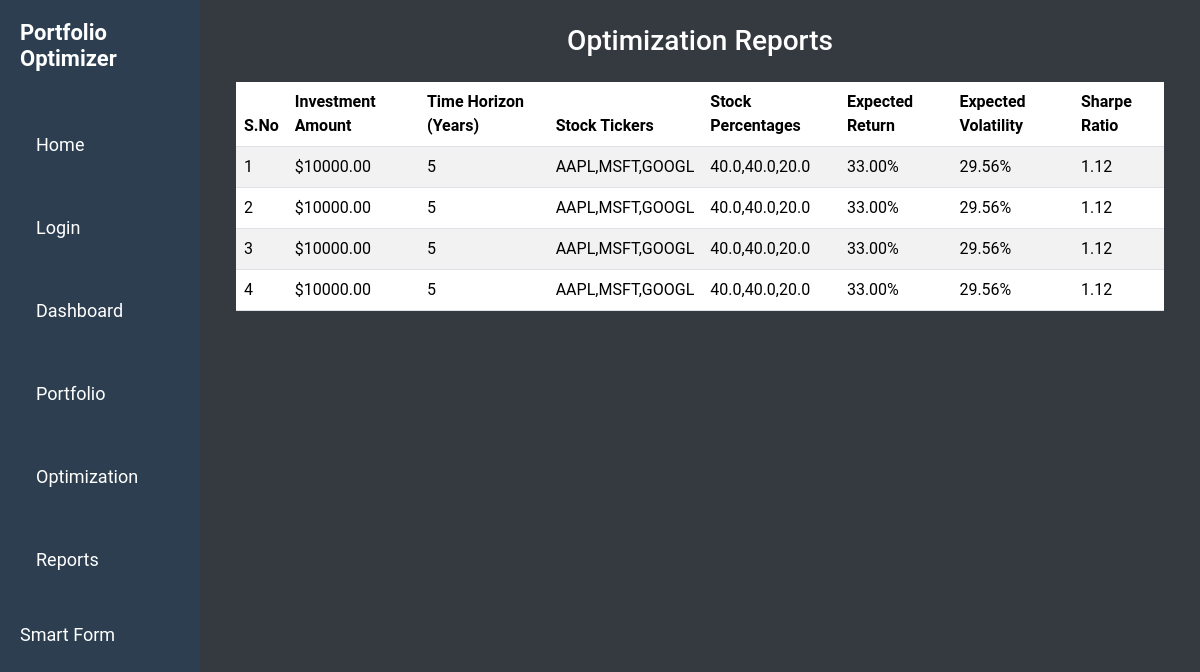
The page /reports/ on the database as committed earlier.
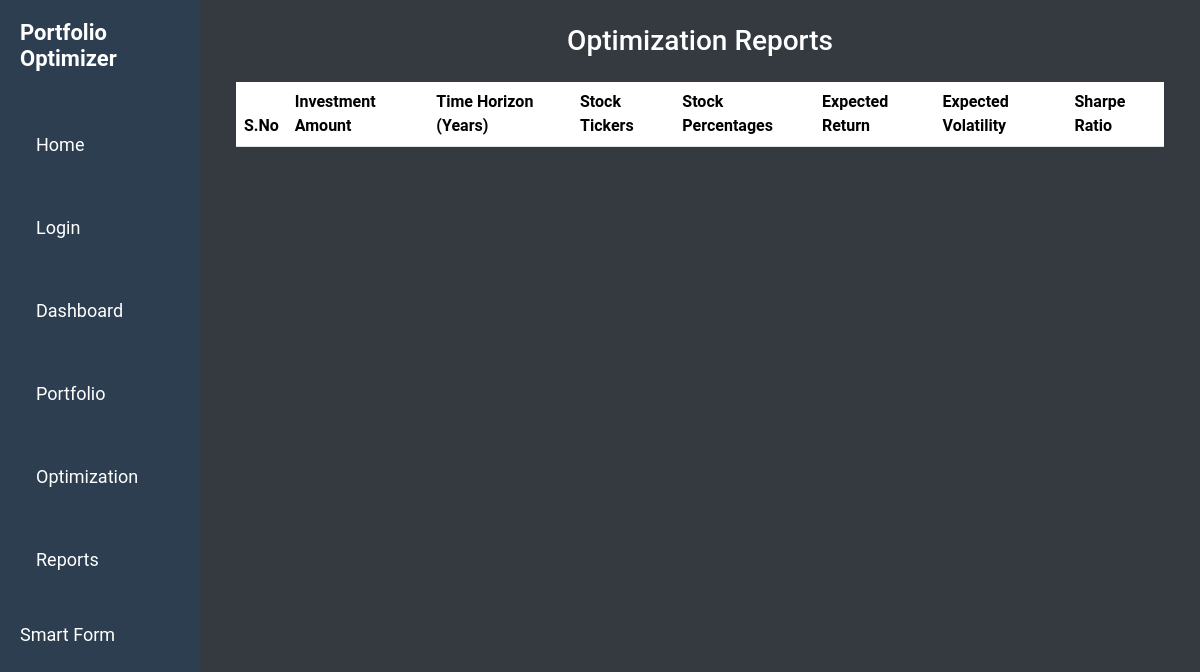
The same page on the database as committed later.
### optimizer/models.py (models this page shows, shortened)
class OptimizationReport(models.Model):
    investment_amount = models.FloatField()
    time_horizon = models.IntegerField()
    stock_tickers = models.CharField(max_length=255)  # Comma-separated string
    stock_percentages = models.CharField(max_length=255)  # Comma-separated string
    expected_return = models.FloatField()
    expected_volatility = models.FloatField()
    sharpe_ratio = models.FloatField()
    created_at = models.DateTimeField(auto_now_add=True)  # Automatically set on creation

### optimizer/views.py (the view)
# urls.py: path('reports/', reports, name='reports'),
def reports(request):
    reports = OptimizationReport.objects.all().distinct()  # Ensure distinct records
    for report in reports:
        report.stock_tickers_list = [ticker.strip() for ticker in report.stock_tickers.split(',')]
        report.stock_percentages_list = [percentage.strip() for percentage in report.stock_percentages.split(',')]
    return render(request, 'reports.html', {'reports': reports})

### optimizer/templates/reports.html (shortened to what this page needs)
{% extends "layout.html" %}
{% block content %}
<div class="container mt-4">
    <h1 class="text-center">Optimization Reports</h1>
    <table class="table table-striped mt-4">
        <thead>
            <tr>
                <th>S.No</th>
                <th>Investment Amount</th>
                <th>Time Horizon (Years)</th>
                <th>Stock Tickers</th>
                <th>Stock Percentages</th>
                <th>Expected Return</th>
                <th>Expected Volatility</th>
                <th>Sharpe Ratio</th>
            </tr>
        </thead>
        <tbody>
            {% for report in reports %}
            <tr>
                <td>{{ forloop.counter }}</td>
                <td>${{ report.investment_amount|floatformat:2 }}</td>
                <td>{{ report.time_horizon }}</td>
                <td>{{ report.stock_tickers }}</td>
                <td>{{ report.stock_percentages }}</td>
                <td>{{ report.expected_return|floatformat:2 }}%</td>
                <td>{{ report.expected_volatility|floatformat:2 }}%</td>
                <td>{{ report.sharpe_ratio|floatformat:2 }}</td>
            </tr>
            {% endfor %}
        </tbody>
    </table>
</div>
{% endblock %}

Rows that differ between the two databases and show on the page:
removed OptimizationReport: investment_amount "10000.00", time_horizon "5", stock_tickers "AAPL,MSFT,GOOGL", stock_percentages "40.0,40.0,20.0", expected_return "33.00", expected_volatility "29.56", sharpe_ratio "1.12"
removed OptimizationReport: investment_amount "10000.00", time_horizon "5", stock_tickers "AAPL,MSFT,GOOGL", stock_percentages "40.0,40.0,20.0", expected_return "33.00", expected_volatility "29.56", sharpe_ratio "1.12"
removed OptimizationReport: investment_amount "10000.00", time_horizon "5", stock_tickers "AAPL,MSFT,GOOGL", stock_percentages "40.0,40.0,20.0", expected_return "33.00", expected_volatility "29.56", sharpe_ratio "1.12"
removed OptimizationReport: investment_amount "10000.00", time_horizon "5", stock_tickers "AAPL,MSFT,GOOGL", stock_percentages "40.0,40.0,20.0", expected_return "33.00", expected_volatility "29.56", sharpe_ratio "1.12"
